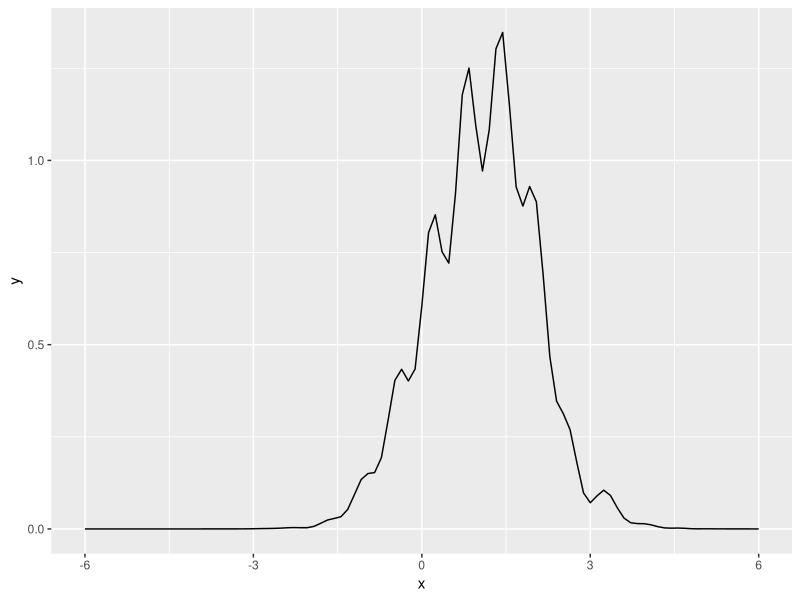
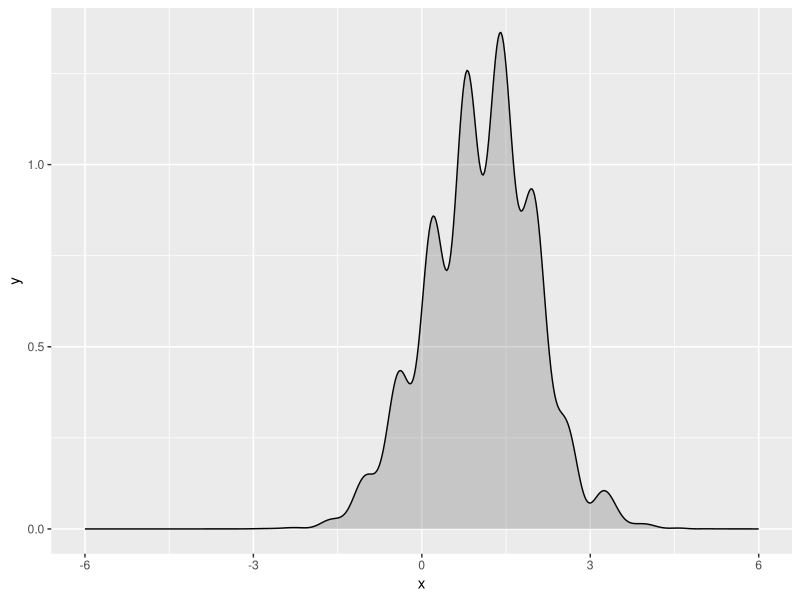
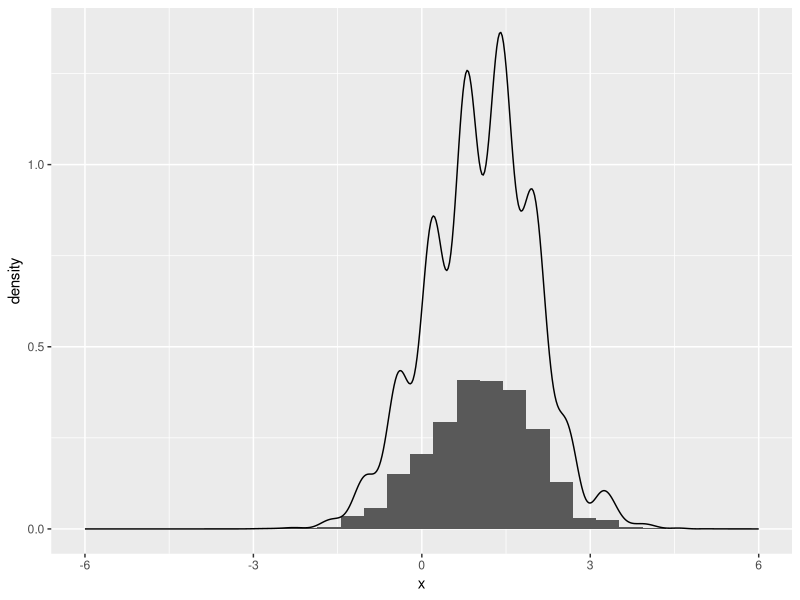
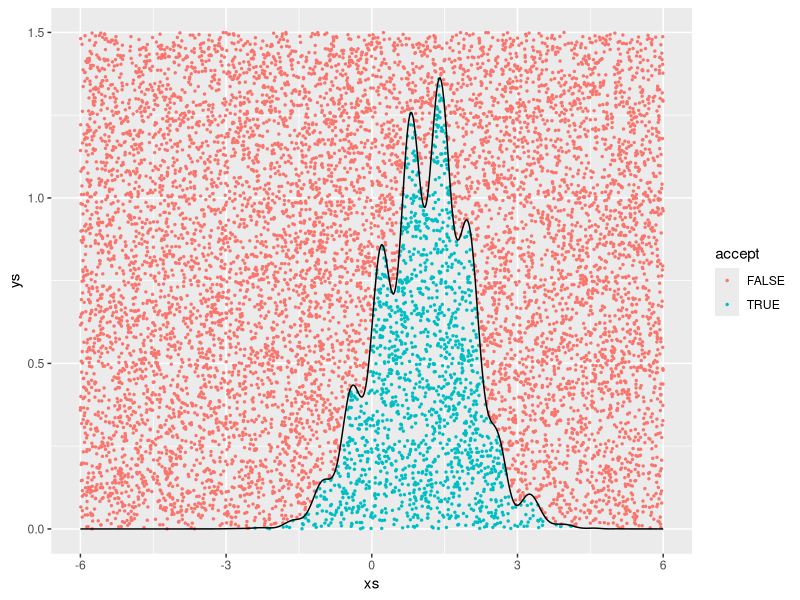
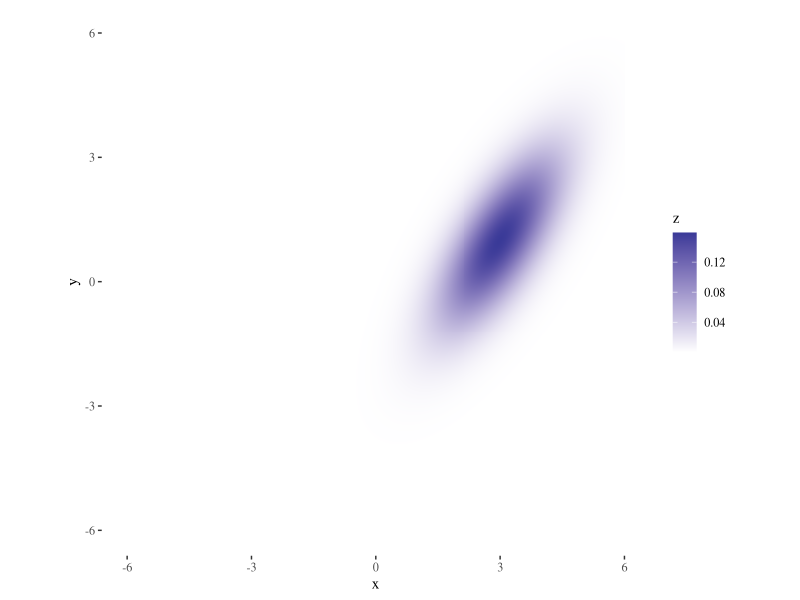
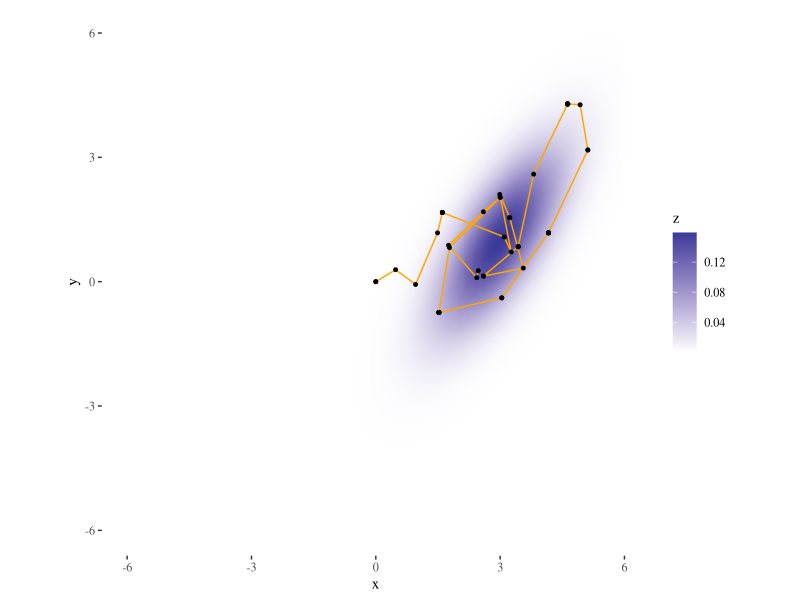
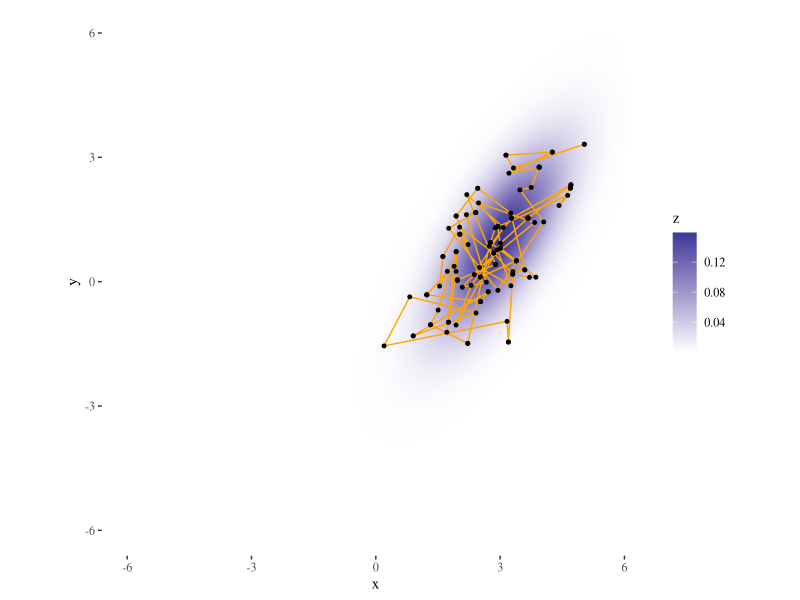
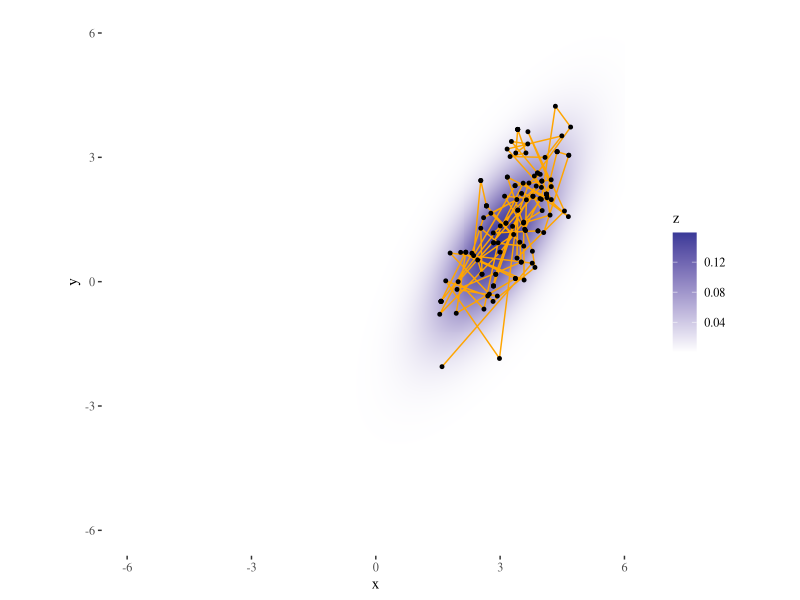

The R script that drew these images, in order:
# monte carlo markov chain
library(ggplot2)
library(ggthemes)

f <- function(x) {
    ( sin(0.2 * x ^ 3) + sin(x ^ 2) / 5 + 2.5 + sin(10 * x) / 2 ) * dnorm(x, mean = 1)
}

# # boundary for the x axis
x_max <- 6
x_min <- -6

# for simply plotting the function
ggplot( data.frame( x = c(x_max, x_min) ), aes(x) ) + 
stat_function(fun = f)

x <- seq(x_min, x_max, length.out = 500)
y <- f(x)
data <- data.frame(x = x, y = y)
ggplot( data, aes(x, y) ) + geom_line() + 
geom_ribbon( aes(ymin = 0, ymax = y), alpha = 0.2 )


# -------------------------------------------------
#   monte carlo rejection sampling
# -------------------------------------------------

# throw N darts (uniformly distributed x-y pairs) at the plot above
N <- 10000
ceiling <- 1.5
xs <- runif(N, min = x_min, max = x_max)
ys <- runif(N, min = 0, max = ceiling)

# accept any samples that are below the function curve
accepted_samples <- xs[ ys <= f(xs) ]

ggplot( data.frame(x = accepted_samples) ) + 
geom_histogram( aes(x = x, y = ..density..) ) + 
geom_line( data = data, aes(x, y) )

# we can then study the samples however we want
# mean(accepted_samples)
# quantile(accepted_samples, probs = seq(0, 1, length = 4) )

# accepted and unaccepted points
df <- data.frame( xs = xs, ys = ys, accept = ys <= f(xs) )

# plot the accepted and unaccepted point
ggplot( df, aes(xs, ys) ) + 
geom_point( aes(color = accept), size = 0.5 ) + 
geom_line( data = data, aes(x, y) )

# -------------------------------------------------
#   markov chain monte carlo 
# -------------------------------------------------

lik <- function(x, y) {
	dnorm(x - 3) * dnorm(y - x + 2)
}

grid_values <- seq(x_min, x_max, length = 500)
grid <- expand.grid(x = grid_values, y = grid_values)
z <- lik(grid$x, grid$y)

# prior probability plot
plot <- ggplot( data = grid, aes(x = x, y = y) ) + 
		geom_raster( aes(fill = z) ) + 
		scale_fill_gradient2() + coord_equal() +
		theme_tufte()
plot


MCMC <- function(iter, burnin = 0, thin = 1) {
	# the list of the first argument for dimnames is to specify the row names,
	# sampling starts at a random point, here 0, 0 
	samples <- matrix( NA, nrow = iter, ncol = 2, 
					   dimnames = list( NULL, c("x", "y") ) )
	samples[1, ] <- c(0, 0)

	for(i in 2:iter) {

		sample <- samples[i - 1, ]	
		for(j in 1:thin) {
			
			# propose a new sample point (will elaborate on this later)				
			proposal <- sample + rnorm(n = 2, mean = 0, sd = 1)

			# compare its likelihood with the current position
			lik_old <- lik( sample["x"], sample["y"] )
			lik_new <- lik( proposal["x"], proposal["y"] )
			ratios  <- lik_new / lik_old

			# flip a coin and accept the 
			# new proposal with probability min( ratio, 1 ),
			# if you don't accept the proposal,
			# then just keep what you had in the last step,
			# meaning nothing changed.
			# note that 1 is evaluated as TRUE
			if( rbinom( 1, size = 1, prob = min(ratios, 1) ) )
				sample <- proposal
		}
		samples[i, ] <- sample
	}
	return( data.frame(samples[ (burnin + 1):iter, ]) )
}

plot_trace <- function(plot, samples) {
	plot + 
	geom_path( data = samples, aes(x, y), color = "orange" ) + 
	geom_point( data = samples, aes(x, y), size = 1 )
}

# plot that shows the first few sampling points are not good ones
samples <- MCMC(iter = 50)
plot_trace(plot, samples)

# plot with burnin, discard the bad sampling points in the beginning
samples <- MCMC(iter = 250, burnin = 125)
plot_trace(plot, samples)

# use thinning to avoid correlation and
# explore more of the sample space
samples <- MCMC(iter = 250, burnin = 125, thin = 2)
plot_trace(plot, samples)

# -----------------------------------------------------------------------
# not implemented

# mcmc for dummies, the first one is in python
# http://twiecki.github.io/blog/2015/11/10/mcmc-sampling/
# http://www.people.fas.harvard.edu/~plam/teaching/methods/mcmc/mcmc_print.pdf


# not related, for downloading jags
# http://mcmc-jags.sourceforge.net/
# install.packages( c( "rjags", "runjags" ) )

